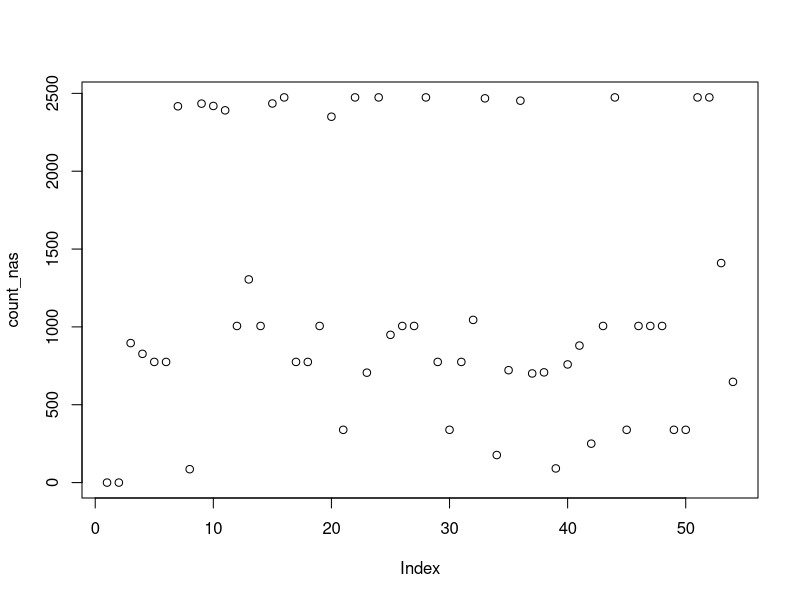
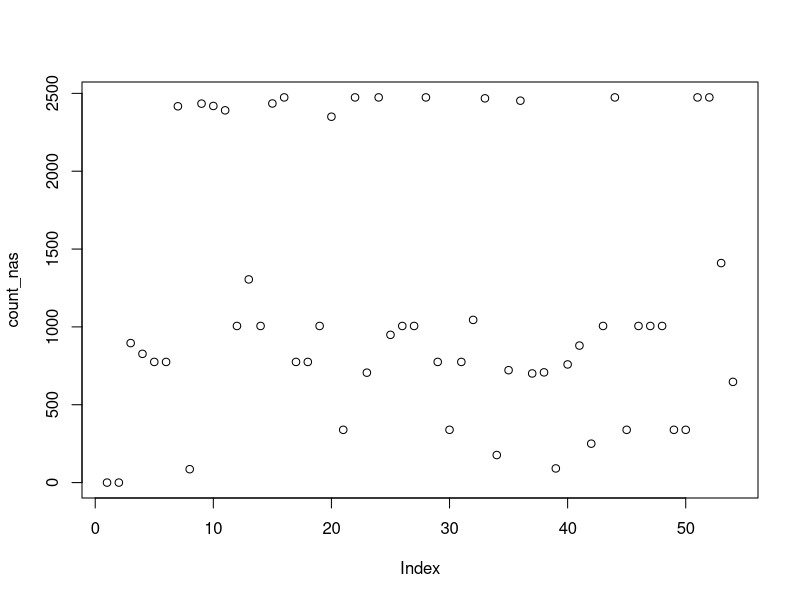

Reproduce these figures in R, in order.
#Alexander Chao
#05/05/17
#STAT 154
#SID 24427086

#####Processing Attributes dataset
#directories
setwd("~/Documents/YELP")
getwd()

#packages
library(plyr)
library(reshape2)
library(stringr)
library(glmnet)
library(lattice)


#Data
#Loading training data for business attributes
biz_train <- read.csv("yelp_academic_dataset_business_train.csv", stringsAsFactors = FALSE, na.strings = "")

#preliminary data exploration
str(biz_train)
str(biz_train$attributes)

####Processing business attributes variable
#separating business attribute variables
biz_train$attributes <- strsplit(biz_train$attributes, split=", ")
class(biz_train$attributes)


#determining the business with the maximum number of attributes
att <- biz_train$attributes
max_length <- length(att[[which.max(lapply(att, length))]])

#populating a matrix with the business attribute data in long format
x <- matrix(nrow= max_length*length(att), ncol = 3)
y <- lapply(att, function(x) str_split(x, pattern = ": "))

#note: titles of varialbe categories, ie 'Ambience' are removed here
for(j in 1:length(y)) {
  for (i in 1:length(y[[j]])) {
    if(length(y[[j]][[i]]) == 3) {
      y[[j]][[i]] <- y[[j]][[i]][2:3]
    }
    x[(i + ((j-1)*(max_length))),1:2] <- y[[j]][[i]]
    x[(i + ((j-1)*(max_length))),3] <- as.integer(j)
  }
}

#recasting business attribute data, removing extra punctuation
att_precast <- as.data.frame(x)
att_precast <- na.omit(att_precast)
att_precast$V1 <- str_replace_all(att_precast$V1, "[[:punct:]]", "")
att_precast$V2 <- str_replace_all(att_precast$V2, "[[:punct:]]", "")
att_precast$V3 <- as.integer(att_precast$V3)

att_precast$V1 <- as.factor(att_precast$V1)
att_precast$V2 <- as.factor(att_precast$V2)

att_cast <- dcast(att_precast,V3 ~ V1, value.var = "V2")

#Adding back business IDs and avg star ratings
for (i in 1:length(att_cast$V3)) {
  att_cast$business_id[i] <- biz_train$business_id[att_cast$V3[i]]
  att_cast$stars[i] <- biz_train$stars[att_cast$V3[i]]
}

att_cast <- att_cast[,c(54, 55, 2:53)]

#Counting number of NAs in business attribute data
count_nas <- sapply(att_cast, function (x) sum(is.na(x)))
plot(count_nas)
mean(count_nas)
which(count_nas > 300)

#Removing variables with more than 1500 NAs
rem <- which(count_nas > 1500)
att_cast <- att_cast[, -rem]


plot(count_nas)
mean(count_nas)

str(att_cast)

#removing discreet (non-binary variables)
att_cast <- att_cast[,!names(att_cast) %in% c("NoiseLevel", "RestaurantsAttire", "RestaurantsPriceRange2")]

#Converting Alcohol/Wifi to T/F
#test <- as.logical(att_df$BikeParking)
att_cast$Alcohol <- ifelse(att_cast$Alcohol == "beerandwine" | att_cast$Alcohol == "fullbar", "True", att_cast$Alcohol)
att_cast$Alcohol <- ifelse(att_cast$Alcohol == "none", "False", att_cast$Alcohol)
att_cast$WiFi <- ifelse(att_cast$WiFi == "free" | att_cast$WiFi == "paid", "True", att_cast$WiFi)
att_cast$WiFi <- ifelse(att_cast$WiFi == "no", "False", att_cast$WiFi)

#Converting all variables to logical
att_df <- NULL
att_ls <- NULL
#att_fact <- lapply(att_cast, as.factor)
#att_df <- as.data.frame(att_fact, stringsAsFactors = TRUE)

att_ls <- lapply(att_cast[3:36], as.logical)
att_df <- as.data.frame(att_ls, stringsAsFactors = TRUE)
att_df <- cbind(att_cast[,1:2], att_df)

#Adding in variable 'NAs' that counts number of missing attributes for each business
att_df$NAs <- rowSums(is.na(att_df))
summary(att_df$NAs)
cor(att_df[,c(2,37)])

#Processing 'categories' variable
summary(as.factor(biz_train$categories))
cat <- biz_train$categories

cat <- gsub(".*Chinese.*", "Chinese", cat)
cat <- gsub(".*Coffee.*", "Coffee", cat)
cat <- gsub(".*Mexican.*", "Mexican", cat)
cat <- gsub(".*Pizza.*", "Pizza", cat)
summary(as.factor(cat))

biz_train$categories <- as.factor(cat)

#Adding category and other attributes back to attributes dataset
att_df$business_id <- as.factor(att_df$business_id)
biz_train$business_id <- as.factor(biz_train$business_id)
att_df <- merge(att_df, subset(biz_train, select = c(business_id, categories, review_count, state)), by = 'business_id')
att_df$state <- as.factor(att_df$state)
att_df$categories <- as.factor(att_df$categories)


#writing the processed attribute data to csv
write.csv(att_df, file = "attributes.csv")

